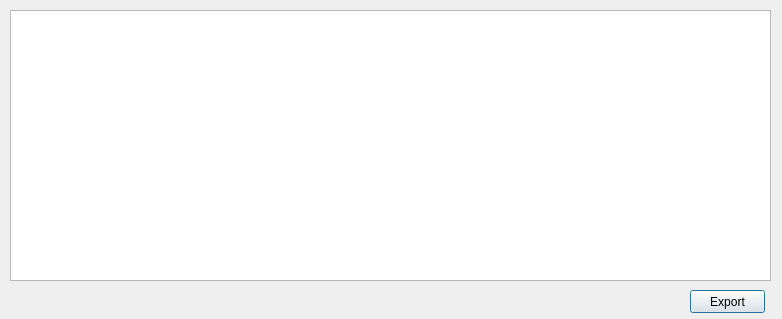
<?xml version="1.0" encoding="UTF-8"?>
<ui version="4.0">
 <class>SNP_CHROMOSOME</class>
 <widget class="QDialog" name="SNP_CHROMOSOME">
  <property name="geometry">
   <rect>
    <x>0</x>
    <y>0</y>
    <width>782</width>
    <height>319</height>
   </rect>
  </property>
  <property name="windowTitle">
   <string>Show SNP</string>
  </property>
  <widget class="QTableView" name="tableView">
   <property name="geometry">
    <rect>
     <x>10</x>
     <y>10</y>
     <width>761</width>
     <height>271</height>
    </rect>
   </property>
  </widget>
  <widget class="QPushButton" name="pushButton">
   <property name="geometry">
    <rect>
     <x>690</x>
     <y>290</y>
     <width>75</width>
     <height>23</height>
    </rect>
   </property>
   <property name="text">
    <string>Export</string>
   </property>
  </widget>
 </widget>
 <resources/>
 <connections/>
</ui>
